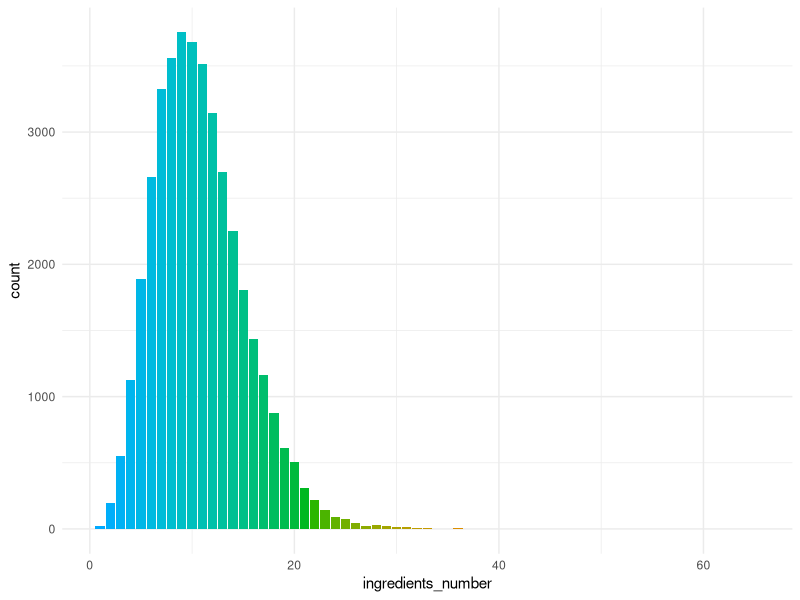

Here is the R script that generated this plot:

library(ggplot2)

data <- read.csv('data/csv/cuisine_ingredient_num.csv')
colnames(data) <- c('recipe', 'count')

ingredients_number <-data$count

g<-ggplot(data, aes(ingredients_number, fill = cut(ingredients_number, 100))) +
  geom_bar(show.legend = FALSE) +
  scale_fill_discrete(h = c(240, 10)) +
  theme_minimal() 

ggsave(('img/all_recipes_num.png'), plot=g)

